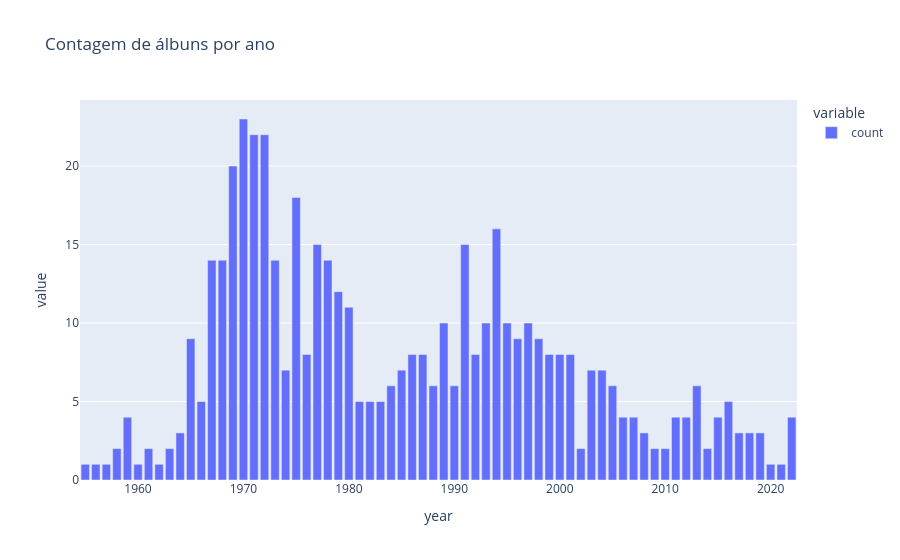

The code cell stored with this chart in its notebook:
### Markdown cell above
Com isso, podemos definir que o pódio de artistas que mais aparecem na lista é o seguinte:

- 🥇: The Beatles
- 🥈: Bob Dylan
- 🥉: Kanye West e Bob Dylan (empate)

### Code cell
anos = df['year'].value_counts().sort_index()


fig = px.bar(
    anos,
    title="Contagem de álbuns por ano",
)

fig.show()

### Figure 1 — Plotly figure (JSON) as saved in the notebook; plotly's stock layout.template omitted (floating-point values rounded to 4 significant figures)
{"data": [{"hovertemplate": "variable=count<br>year=%{x}<br>value=%{y}<extra></extra>", "legendgroup": "count", "marker": {"color": "#636efa", "pattern": {"shape": ""}}, "name": "count", "orientation": "v", "showlegend": true, "textposition": "auto", "type": "bar", "x": [1955, 1956, 1957, 1958, 1959, 1960, 1961, 1962, 1963, 1964, 1965, 1966, 1967, 1968, 1969, 1970, 1971, 1972, 1973, 1974, 1975, 1976, 1977, 1978, 1979, 1980, 1981, 1982, 1983, 1984, 1985, 1986, 1987, 1988, 1989, 1990, 1991, 1992, 1993, 1994, 1995, 1996, 1997, 1998, 1999, 2000, 2001, 2002, 2003, 2004, 2005, 2006, 2007, 2008, 2009, 2010, 2011, 2012, 2013, 2014, 2015, 2016, 2017, 2018, 2019, 2020, 2021, 2022], "xaxis": "x", "y": [1, 1, 1, 2, 4, 1, 2, 1, 2, 3, 9, 5, 14, 14, 20, 23, 22, 22, 14, 7, 18, 8, 15, 14, 12, 11, 5, 5, 5, 6, 7, 8, 8, 6, 10, 6, 15, 8, 10, 16, 10, 9, 10, 9, 8, 8, 8, 2, 7, 7, 6, 4, 4, 3, 2, 2, 4, 4, 6, 2, 4, 5, 3, 3, 3, 1, 1, 4], "yaxis": "y"}], "layout": {"barmode": "relative", "legend": {"title": {"text": "variable"}, "tracegroupgap": 0}, "title": {"text": "Contagem de álbuns por ano"}, "xaxis": {"anchor": "y", "domain": [0, 1], "title": {"text": "year"}}, "yaxis": {"anchor": "x", "domain": [0, 1], "title": {"text": "value"}}}}
